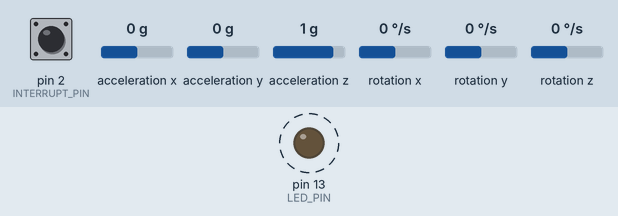
The sketch below on a simulated Arduino Uno, built with avr-gcc and run on an emulated ATmega328P. Parts: output pins drawn as LEDs (lit = HIGH). Dashed ring = blinking. Inputs (shaded band) come from the test bench; at power-on: pin 2 (INTERRUPT_PIN) LOW, acceleration x 0 g, acceleration y 0 g, acceleration z 1 g, rotation x 0 °/s, rotation y 0 °/s, rotation z 0 °/s. The sensor or clock chip raises its interrupt line as the real part does; what the sketch prints to the serial monitor is not drawn.

Above: at 0.53 s.
Timing chart, 0 to 3.5 s (numbered marks = the images above):
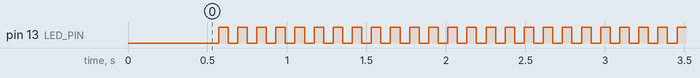

Measured:
- by itself, pin 13 (LED_PIN): alternates HIGH for 0.06 s and LOW for 0.06 s

The sketch:

MPU6050_DMP6_no_Teapot_Ver.ino
```cpp
// I2Cdev and MPU6050 must be installed as libraries, or else the .cpp/.h files
// for both classes must be in the include path of your project
#include "I2Cdev.h"

#include "MPU6050_6Axis_MotionApps20.h"
//#include "MPU6050.h" // not necessary if using MotionApps include file

// Arduino Wire library is required if I2Cdev I2CDEV_ARDUINO_WIRE implementation
// is used in I2Cdev.h
#if I2CDEV_IMPLEMENTATION == I2CDEV_ARDUINO_WIRE
    #include "Wire.h"
#endif

// class default I2C address is 0x68
// specific I2C addresses may be passed as a parameter here
// AD0 low = 0x68 (default for SparkFun breakout and InvenSense evaluation board)
// AD0 high = 0x69
MPU6050 mpu;
//MPU6050 mpu(0x69); // <-- use for AD0 high

/* =========================================================================
   NOTE: In addition to connection 3.3v, GND, SDA, and SCL, this sketch
   depends on the MPU-6050's INT pin being connected to the Arduino's
   external interrupt #0 pin. On the Arduino Uno and Mega 2560, this is
   digital I/O pin 2.
 * ========================================================================= */

/* =========================================================================
   NOTE: Arduino v1.0.1 with the Leonardo board generates a compile error
   when using Serial.write(buf, len). The Teapot output uses this method.
   The solution requires a modification to the Arduino USBAPI.h file, which
   is fortunately simple, but annoying. This will be fixed in the next IDE
   release. For more info, see these links:

   http://arduino.cc/forum/index.php/topic,109987.0.html
   http://code.google.com/p/arduino/issues/detail?id=958
 * ========================================================================= */


// uncomment "OUTPUT_READABLE_QUATERNION" if you want to see the actual
// quaternion components in a [w, x, y, z] format (not best for parsing
// on a remote host such as Processing or something though)
//#define OUTPUT_READABLE_QUATERNION

// uncomment "OUTPUT_READABLE_EULER" if you want to see Euler angles
// (in degrees) calculated from the quaternions coming from the FIFO.
// Note that Euler angles suffer from gimbal lock (for more info, see
// http://en.wikipedia.org/wiki/Gimbal_lock)
//#define OUTPUT_READABLE_EULER

// uncomment "OUTPUT_READABLE_YAWPITCHROLL" if you want to see the yaw/
// pitch/roll angles (in degrees) calculated from the quaternions coming
// from the FIFO. Note this also requires gravity vector calculations.
// Also note that yaw/pitch/roll angles suffer from gimbal lock (for
// more info, see: http://en.wikipedia.org/wiki/Gimbal_lock)
#define OUTPUT_READABLE_YAWPITCHROLL

// uncomment "OUTPUT_READABLE_REALACCEL" if you want to see acceleration
// components with gravity removed. This acceleration reference frame is
// not compensated for orientation, so +X is always +X according to the
// sensor, just without the effects of gravity. If you want acceleration
// compensated for orientation, us OUTPUT_READABLE_WORLDACCEL instead.
//#define OUTPUT_READABLE_REALACCEL

// uncomment "OUTPUT_READABLE_WORLDACCEL" if you want to see acceleration
// components with gravity removed and adjusted for the world frame of
// reference (yaw is relative to initial orientation, since no magnetometer
// is present in this case). Could be quite handy in some cases.
//#define OUTPUT_READABLE_WORLDACCEL

// uncomment "OUTPUT_TEAPOT" if you want output that matches the
// format used for the InvenSense teapot demo
//#define OUTPUT_TEAPOT


#define INTERRUPT_PIN 2  // use pin 2 on Arduino Uno & most boards
#define LED_PIN 13 // (Arduino is 13, Teensy is 11, Teensy++ is 6)
bool blinkState = false;

// MPU control/status vars
bool dmpReady = false;  // set true if DMP init was successful
uint8_t mpuIntStatus;   // holds actual interrupt status byte from MPU
uint8_t devStatus;      // return status after each device operation (0 = success, !0 = error)
uint16_t packetSize;    // expected DMP packet size (default is 42 bytes)
uint16_t fifoCount;     // count of all bytes currently in FIFO
uint8_t fifoBuffer[64]; // FIFO storage buffer

// orientation/motion vars
Quaternion q;           // [w, x, y, z]         quaternion container
VectorInt16 aa;         // [x, y, z]            accel sensor measurements
VectorInt16 aaReal;     // [x, y, z]            gravity-free accel sensor measurements
VectorInt16 aaWorld;    // [x, y, z]            world-frame accel sensor measurements
VectorFloat gravity;    // [x, y, z]            gravity vector
float euler[3];         // [psi, theta, phi]    Euler angle container
float ypr[3];           // [yaw, pitch, roll]   yaw/pitch/roll container and gravity vector


// ================================================================
// ===               INTERRUPT DETECTION ROUTINE                ===
// ================================================================

volatile bool mpuInterrupt = false;     // indicates whether MPU interrupt pin has gone high
void dmpDataReady() {
    mpuInterrupt = true;
}


// ================================================================
// ===                      INITIAL SETUP                       ===
// ================================================================

void setup() {
    // join I2C bus (I2Cdev library doesn't do this automatically)
    #if I2CDEV_IMPLEMENTATION == I2CDEV_ARDUINO_WIRE
        Wire.begin();
        Wire.setClock(400000); // 400kHz I2C clock. Comment this line if having compilation difficulties
    #elif I2CDEV_IMPLEMENTATION == I2CDEV_BUILTIN_FASTWIRE
        Fastwire::setup(400, true);
    #endif

    // initialize serial communication
    // (115200 chosen because it is required for Teapot Demo output, but it's
    // really up to you depending on your project)
    Serial.begin(115200);
    while (!Serial); // wait for Leonardo enumeration, others continue immediately

    // NOTE: 8MHz or slower host processors, like the Teensy @ 3.3V or Arduino
    // Pro Mini running at 3.3V, cannot handle this baud rate reliably due to
    // the baud timing being too misaligned with processor ticks. You must use
    // 38400 or slower in these cases, or use some kind of external separate
    // crystal solution for the UART timer.

    // initialize device
    Serial.println(F("Initializing I2C devices..."));
    mpu.initialize();
    pinMode(INTERRUPT_PIN, INPUT);

    // verify connection
    Serial.println(F("Testing device connections..."));
    Serial.println(mpu.testConnection() ? F("MPU6050 connection successful") : F("MPU6050 connection failed"));

    // load and configure the DMP
    Serial.println(F("Initializing DMP..."));
    devStatus = mpu.dmpInitialize();

    // supply your own gyro offsets here, scaled for min sensitivity
    mpu.setXGyroOffset(220);
    mpu.setYGyroOffset(76);
    mpu.setZGyroOffset(-85);
    mpu.setZAccelOffset(1788); // 1688 factory default for my test chip

    // make sure it worked (returns 0 if so)
    if (devStatus == 0) {
        // Calibration Time: generate offsets and calibrate our MPU6050
        mpu.CalibrateAccel(6);
        mpu.CalibrateGyro(6);
        mpu.PrintActiveOffsets();
        // turn on the DMP, now that it's ready
        Serial.println(F("Enabling DMP..."));
        mpu.setDMPEnabled(true);

        // enable Arduino interrupt detection
        Serial.print(F("Enabling interrupt detection (Arduino external interrupt "));
        Serial.print(digitalPinToInterrupt(INTERRUPT_PIN));
        Serial.println(F(")..."));
        attachInterrupt(digitalPinToInterrupt(INTERRUPT_PIN), dmpDataReady, RISING);
        mpuIntStatus = mpu.getIntStatus();

        // set our DMP Ready flag so the main loop() function knows it's okay to use it
        Serial.println(F("DMP ready! Waiting for first interrupt..."));
        dmpReady = true;

        // get expected DMP packet size for later comparison
        packetSize = mpu.dmpGetFIFOPacketSize();
    } else {
        // ERROR!
        // 1 = initial memory load failed
        // 2 = DMP configuration updates failed
        // (if it's going to break, usually the code will be 1)
        Serial.print(F("DMP Initialization failed (code "));
        Serial.print(devStatus);
        Serial.println(F(")"));
    }

    // configure LED for output
    pinMode(LED_PIN, OUTPUT);
}


// ================================================================
// ===                    MAIN PROGRAM LOOP                     ===
// ================================================================

void loop() {
    // if programming failed, don't try to do anything
    if (!dmpReady) return;
    // read a packet from FIFO
    if (mpu.dmpGetCurrentFIFOPacket(fifoBuffer)) { // Get the Latest packet
        #ifdef OUTPUT_READABLE_QUATERNION
            // display quaternion values in easy matrix form: w x y z
            mpu.dmpGetQuaternion(&q, fifoBuffer);
            Serial.print("quat\t");
            Serial.print(q.w);
            Serial.print("\t");
            Serial.print(q.x);
            Serial.print("\t");
            Serial.print(q.y);
            Serial.print("\t");
            Serial.println(q.z);
        #endif

        #ifdef OUTPUT_READABLE_EULER
            // display Euler angles in degrees
            mpu.dmpGetQuaternion(&q, fifoBuffer);
            mpu.dmpGetEuler(euler, &q);
            Serial.print("euler\t");
            Serial.print(euler[0] * 180/M_PI);
            Serial.print("\t");
            Serial.print(euler[1] * 180/M_PI);
            Serial.print("\t");
            Serial.println(euler[2] * 180/M_PI);
        #endif

        #ifdef OUTPUT_READABLE_YAWPITCHROLL
            // display Euler angles in degrees
            mpu.dmpGetQuaternion(&q, fifoBuffer);
            mpu.dmpGetGravity(&gravity, &q);
            mpu.dmpGetYawPitchRoll(ypr, &q, &gravity);
            Serial.print("Yaw:");
            Serial.print(ypr[0] * 180/M_PI);
            Serial.print("\tPitch:");
            Serial.print(ypr[1] * 180/M_PI);
            Serial.print("\tRoll:");
            Serial.println(ypr[2] * 180/M_PI);
            delay(50);
        #endif

        #ifdef OUTPUT_READABLE_REALACCEL
            // display real acceleration, adjusted to remove gravity
            mpu.dmpGetQuaternion(&q, fifoBuffer);
            mpu.dmpGetAccel(&aa, fifoBuffer);
            mpu.dmpGetGravity(&gravity, &q);
            mpu.dmpGetLinearAccel(&aaReal, &aa, &gravity);
            Serial.print("areal\t");
            Serial.print(aaReal.x);
            Serial.print("\t");
            Serial.print(aaReal.y);
            Serial.print("\t");
            Serial.println(aaReal.z);
        #endif

        #ifdef OUTPUT_READABLE_WORLDACCEL
            // display initial world-frame acceleration, adjusted to remove gravity
            // and rotated based on known orientation from quaternion
            mpu.dmpGetQuaternion(&q, fifoBuffer);
            mpu.dmpGetAccel(&aa, fifoBuffer);
            mpu.dmpGetGravity(&gravity, &q);
            mpu.dmpGetLinearAccel(&aaReal, &aa, &gravity);
            mpu.dmpGetLinearAccelInWorld(&aaWorld, &aaReal, &q);
            Serial.print("aworld\t");
            Serial.print(aaWorld.x);
            Serial.print("\t");
            Serial.print(aaWorld.y);
            Serial.print("\t");
            Serial.println(aaWorld.z);
        #endif


        // blink LED to indicate activity
        blinkState = !blinkState;
        digitalWrite(LED_PIN, blinkState);
    }
}
```
